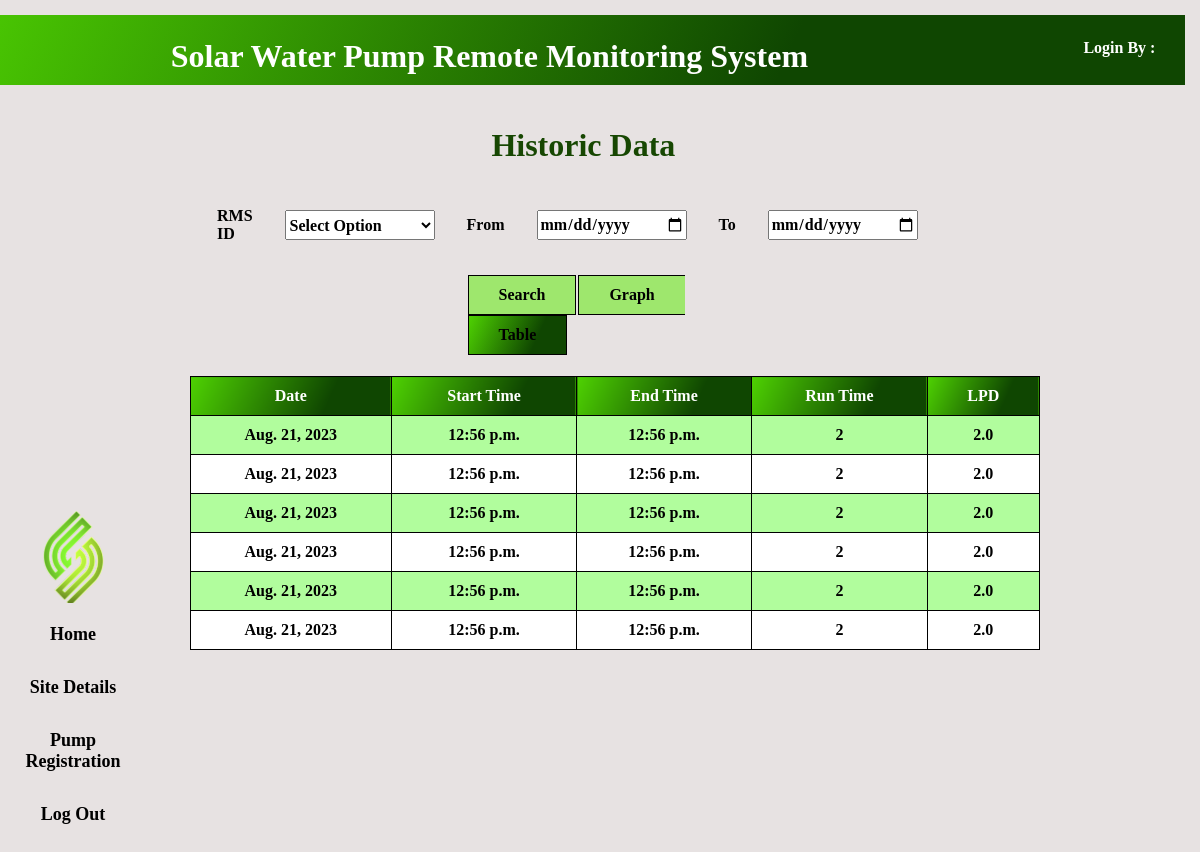
/history_table/123-RT-3/, run on the app's committed database.
### node/models.py (models this page shows)
class water_tank_records(models.Model):
    rms = models.CharField(max_length=300,blank=True,null=True)
    cumulative_lpd = models.FloatField(max_length=300,blank=True,null=True)
    current_lpm = models.FloatField(max_length=300,blank=True,null=True)
    voltage = models.FloatField(max_length=300,blank=True,null=True)
    current = models.FloatField(max_length=300,blank=True,null=True)
    power = models.FloatField(max_length=300,blank=True,null=True)
    wattage = models.FloatField(max_length=300,blank=True,null=True)
    present_lpm = models.FloatField(max_length=300,blank=True,null=True)
    start_time = models.TimeField(blank=True,null=True)
    stop_time = models.TimeField(max_length=300,blank=True,null=True)
    signal_strength = models.CharField(max_length=300,blank=True,null=True)
    run_time_today = models.CharField(max_length=300,blank=True,null=True)
    time = models.CharField(max_length=300,blank=True,null=True)
    date = models.DateField(auto_now=True)

### node/views.py (the view)
# urls.py: path("history_table/<str:rms>/",views.history_table,name='history_table'),
def history_table(request,rms):
    data =  water_tank_records.objects.filter(rms=rms).reverse()#.first()
    data2 =  water_tank.objects.all()#.values_list("rms",flat=True)
    return render(request,'tableHistoricData.html',{"data":data,"data2":data2})

### templates/tableHistoricData.html (shortened to what this page needs)
{% load static %}
<!DOCTYPE html>
<html lang="en">
<head>
  <link rel="stylesheet" href="{% static 'styles.css' %}">
</head>
<body>
    <div class="sidebar">
      <br>
      <img class="logo" src="{% static 'images/logo.jpg' %}" alt="Icon">
      <br>
      <a href="/">Home</a>
      <a href="/site_details">Site Details</a>
      <a href="/register_pump">Pump Registration</a>
      <a href="/logout">Log Out</a>
        </div>
            <div class="row" >
                <div class="nav">
                  <table class="navbartable">
                    <tr>
                      <th><h1>Solar Water Pump Remote Monitoring System</h1></th>
                      <th>Login By :  <br>{{request.user.username}}<br> {{request.user.last_login}} </th>
                  </tr>
                </table>
                </div>
            </div>
            <div class="row">
                <div class="testingLeftHalf">
                  </div>
                  <div class="historicRightHalf">
                    <table>
                      <h2 class="historicTitle">Historic Data</h2>
                        <tr>
                          <th></th>
                          <th></th>
                          <th>RMS ID</th>
                          <th><select class="RMSIDInput" placeholder="RMS ID" id="rms-selector">
                            <option aria-placeholder="" disabled selected>Select Option</option>
                          </select></th>
                          <th>From</th>
                          <th><input type="date" class="RMSIDInput" id="start_date"></th>
                          <th>To</th>
                          <th><input type="date" class="RMSIDInput" id="stop_date"></th>
                          <th></th>
                          <th></th>
                        </tr>
                        <tr>
                          <th></th>
                          <th></th>
                          <th></th>
                          <th></th>
                          <th colspan="3">
                        <div class="btn-group">
                          <a id="btn-search"><button>Search</button></a>
                          <button>Graph</button>
                          <button class="table">Table</button></th>
                        </div>
                          <th></th>
                          <th></th>
                          <th></th>
                          <th></th>
                  <table class="tableData">
                    <tr>
                      <th>Date</th>
                      <th>Start Time</th>
                      <th>End Time</th>
                      <th>Run Time</th>
                      <th>LPD</th>
                    </tr>
                    {% for i in data %}
                    <tr>
                      <td>{{i.date}}</td>
                      <td>{{i.start_time}}</td>
                      <td>{{i.stop_time}}</td>
                      <td>{{i.run_time_today }}</td>
                      <td>{{i.cumulative_lpd }}</td>
                    </tr>
                    {% endfor %}
              </table>
                </div>
</body>
</html>

### static/styles.css (style rules this page uses)
body { background-size: cover; background-repeat: repeat; background-position: center; background-color: rgb(231, 226, 226); }
th, td { padding: 15px; color: #000000; }
.sidebar { margin-top: 80px; padding: 0; width: 130px; background-color: rgb(231, 226, 226); position:absolute; height: 100%; overflow: auto; font-size: large; font-weight: bold; font-family: Cambria, Cochin, Georgia, Times, 'Times New Roman', serif; border: #000000; align-content: center; align-items: center; align-self: center; text-align: center; }
.sidebar a { display: block; color: black; padding: 16px; text-decoration: none; }
h1 { color: #ffffff; text-align: center; font-family: Cambria, Cochin, Georgia, Times, 'Times New Roman', serif; size:10cm ; font-weight:bolder; }
button { font-size: medium; font-family: Cambria, Cochin, Georgia, Times, 'Times New Roman', serif; font-weight: bold; color: rgb(0, 0, 0); }
table { align-self: center; text-align: left; color: rgb(255, 255, 255); font-family: Cambria, Cochin, Georgia, Times, 'Times New Roman', serif; font-size: medium; font-weight: bold; border-color: #161616; }
* { box-sizing: border-box; }
.nav { float:right; grid-column: 1 / span 3; grid-row: 3; width: 1270px; height:70px; display: grid; font-family: Cambria, Cochin, Georgia, Times, 'Times New Roman', serif; text-align:justify; margin-bottom: 15px; margin-top: 7px; margin-left: 7px; margin-right:7px; background-size:auto; color: rgb(255, 255, 255); background-repeat: repeat; background: linear-gradient(114.3deg, rgb(78, 209, 2) 0.2%, rgb(15, 70, 1) 68.5%); background-color: #184b02; }
.navbartable th, td { padding: 0px; color: #ffffff; text-align: center; }
.testingLeftHalf { float:right; padding: 10px; width: 15%; background-color:rgb(231, 226, 226); height:100%; grid-column: 1 / span 3; grid-row: 3; display: grid; margin-right: 10px; font-family:Cambria, Cochin, Georgia, Times, 'Times New Roman', serif; }
.tableData { font-family: Arial, Helvetica, sans-serif; border-collapse: collapse; width: 100%; align-items: start; border: 1px solid #1e0db6; text-align: center; }
.btn-group button { background-color: #9ee76d; border: 1px solid rgb(0, 0, 0); color: rgb(0, 0, 0); padding: 10px 30px; cursor: pointer; float: left; margin-right: 1px; margin-left: 1px; size: 100px; }
.btn-group:after { content: ""; clear: both; display: table; }
.btn-group button:not(:last-child) { border-right: none; }
.historicRightHalf { float:right; padding:0%; width: 72.5%; background-color: rgb(231, 226, 226); height:100%; grid-column: 1 / span 3; grid-row: 3; display: grid; margin-right: 10px; margin-left: 10px; background-size: cover; background-repeat: repeat; font-family:Cambria, Cochin, Georgia, Times, 'Times New Roman', serif; align-items: center; }
.table { background: linear-gradient(114.3deg, rgb(78, 209, 2) 0.2%, rgb(15, 70, 1) 68.5%); color: #ffffff; }
.tableData { font-family: Cambria, Cochin, Georgia, Times, 'Times New Roman', serif; border-collapse: collapse; width: 95%; align-items: start; border: 1px solid #1e0db6; text-align: center; font-family: Cambria, Cochin, Georgia, Times, 'Times New Roman', serif; color: black; margin-left:6%; margin-right:0%; padding: 0%; }
.tableData td, .tableFault th { border: 1px solid #000000; padding: 10px; font-family: Cambria, Cochin, Georgia, Times, 'Times New Roman', serif; color: black; }
.tableData tr:nth-child(even) { background-color: #b1fd9d; }
.tableData tr:nth-child(odd) { background-color: rgb(255, 255, 255); }
.tableData th { padding-top: 10px; padding-bottom: 10px; text-align: center; background: linear-gradient(114.3deg, rgb(78, 209, 2) 0.2%, rgb(15, 70, 1) 68.5%); color: rgb(255, 255, 255); border-color: rgb(0, 0, 0); align-items:flex-start; align-content: center; align-self:auto; border: 1px solid #000000; font-family: Cambria, Cochin, Georgia, Times, 'Times New Roman', serif; }
.RMSIDInput { width: 150px; height: 30px; font-family:Cambria, Cochin, Georgia, Times, 'Times New Roman', serif; font-weight: bolder; font-size: medium; }
.historicTitle { text-align: center; color: #174702; font-family:Cambria, Cochin, Georgia, Times, 'Times New Roman', serif; font-weight: bolder; font-size:xx-large; }

### data on the page
water_tank_records: date "Aug. 21, 2023", start_time "12:56 p.m.", stop_time "12:56 p.m.", run_time_today "2", cumulative_lpd "2.0"
water_tank_records: date "Aug. 21, 2023", start_time "12:56 p.m.", stop_time "12:56 p.m.", run_time_today "2", cumulative_lpd "2.0"
water_tank_records: date "Aug. 21, 2023", start_time "12:56 p.m.", stop_time "12:56 p.m.", run_time_today "2", cumulative_lpd "2.0"
water_tank_records: date "Aug. 21, 2023", start_time "12:56 p.m.", stop_time "12:56 p.m.", run_time_today "2", cumulative_lpd "2.0"
water_tank_records: date "Aug. 21, 2023", start_time "12:56 p.m.", stop_time "12:56 p.m.", run_time_today "2", cumulative_lpd "2.0"
water_tank_records: date "Aug. 21, 2023", start_time "12:56 p.m.", stop_time "12:56 p.m.", run_time_today "2", cumulative_lpd "2.0"
